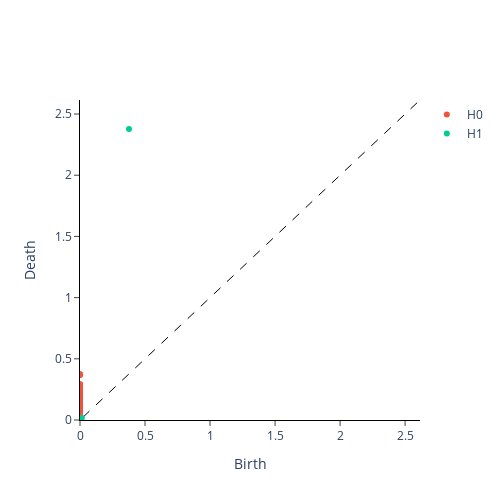

The cell this chart's notebook holds for it:
### Markdown cell above
<img src="images/sample_pd_scaled.png" />

### Code cell
sample_pd = Scaler().fit_transform([sample_pd])[0]
plot_diagram(sample_pd)

### Figure 1 — Plotly figure (JSON) as saved in the notebook; plotly's stock layout.template omitted (floating-point values rounded to 4 significant figures; data arrays with more than 128 entries replaced by an {"elided": "..."} marker saying what was removed)
{"data": [{"hoverinfo": "none", "line": {"color": "black", "dash": "dash", "width": 1}, "mode": "lines", "showlegend": false, "type": "scatter", "x": [-237.7, 237.7], "y": [-237.7, 237.7]}, {"mode": "markers", "name": "H0", "type": "scatter", "x": {"elided": "139 int values"}, "y": {"elided": "139 float values"}}, {"mode": "markers", "name": "H1", "type": "scatter", "x": [0.377, 0.01367, 0.009213, 0.008884, 0.00787, 0.001666, 0.001235, 0.001074], "y": [2.377, 0.01581, 0.009275, 0.01098, 0.01396, 0.002054, 0.001427, 0.001173]}], "layout": {"height": 500, "plot_bgcolor": "white", "width": 500, "xaxis": {"anchor": "y", "exponentformat": "e", "linecolor": "black", "linewidth": 1, "mirror": false, "range": [0, 2.615], "showexponent": "all", "showline": true, "side": "bottom", "ticks": "outside", "title": {"text": "Birth"}, "type": "linear", "zeroline": true}, "yaxis": {"anchor": "x", "exponentformat": "e", "linecolor": "black", "linewidth": 1, "mirror": false, "range": [0, 2.615], "showexponent": "all", "showline": true, "side": "left", "ticks": "outside", "title": {"text": "Death"}, "type": "linear", "zeroline": true}}}
